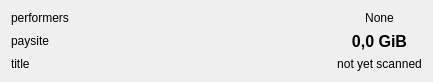
<?xml version="1.0" encoding="UTF-8"?>
<ui version="4.0">
 <class>Form</class>
 <widget class="QWidget" name="Form">
  <property name="geometry">
   <rect>
    <x>0</x>
    <y>0</y>
    <width>433</width>
    <height>82</height>
   </rect>
  </property>
  <property name="windowTitle">
   <string>Form</string>
  </property>
  <layout class="QGridLayout" name="gridLayout_3">
   <item row="0" column="0">
    <layout class="QGridLayout" name="gridLayout_2">
     <item row="0" column="1">
      <layout class="QGridLayout" name="gridLayout">
       <item row="1" column="1">
        <spacer name="horizontalSpacer">
         <property name="orientation">
          <enum>Qt::Horizontal</enum>
         </property>
         <property name="sizeHint" stdset="0">
          <size>
           <width>86</width>
           <height>20</height>
          </size>
         </property>
        </spacer>
       </item>
       <item row="0" column="2">
        <widget class="QLabel" name="dateLabel">
         <property name="text">
          <string>None</string>
         </property>
         <property name="alignment">
          <set>Qt::AlignCenter</set>
         </property>
        </widget>
       </item>
       <item row="1" column="0">
        <widget class="QLabel" name="paysite">
         <property name="text">
          <string>paysite</string>
         </property>
        </widget>
       </item>
       <item row="0" column="0">
        <widget class="QLabel" name="performers">
         <property name="text">
          <string>performers</string>
         </property>
        </widget>
       </item>
       <item row="1" column="2">
        <widget class="QLabel" name="size">
         <property name="font">
          <font>
           <pointsize>12</pointsize>
           <bold>true</bold>
          </font>
         </property>
         <property name="text">
          <string>0,0 GiB</string>
         </property>
         <property name="alignment">
          <set>Qt::AlignCenter</set>
         </property>
        </widget>
       </item>
       <item row="3" column="0">
        <widget class="QLabel" name="title">
         <property name="text">
          <string>title</string>
         </property>
        </widget>
       </item>
       <item row="3" column="2">
        <widget class="QLabel" name="resolution">
         <property name="text">
          <string>not yet scanned</string>
         </property>
         <property name="alignment">
          <set>Qt::AlignCenter</set>
         </property>
        </widget>
       </item>
      </layout>
     </item>
    </layout>
   </item>
  </layout>
 </widget>
 <resources>
  <include location="icons.qrc"/>
 </resources>
 <connections/>
</ui>
